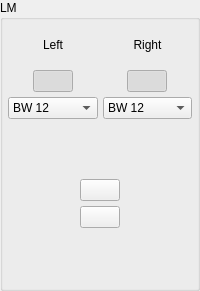
        <widget class="QGroupBox" name="groupBox_LM">
         <property name="title">
          <string>LM</string>
         </property>
         <layout class="QGridLayout" name="gridLayout_7">
          <property name="leftMargin">
           <number>5</number>
          </property>
          <property name="topMargin">
           <number>5</number>
          </property>
          <property name="rightMargin">
           <number>5</number>
          </property>
          <property name="bottomMargin">
           <number>5</number>
          </property>
          <property name="spacing">
           <number>5</number>
          </property>
          <item row="0" column="0">
           <layout class="QGridLayout" name="gridLayout_8">
            <item row="0" column="0">
             <widget class="QLabel" name="label_18">
              <property name="minimumSize">
               <size>
                <width>0</width>
                <height>40</height>
               </size>
              </property>
              <property name="maximumSize">
               <size>
                <width>16777215</width>
                <height>40</height>
               </size>
              </property>
              <property name="text">
               <string>Left</string>
              </property>
              <property name="alignment">
               <set>Qt::AlignCenter</set>
              </property>
             </widget>
            </item>
            <item row="0" column="1">
             <widget class="QLabel" name="label_19">
              <property name="minimumSize">
               <size>
                <width>0</width>
                <height>40</height>
               </size>
              </property>
              <property name="maximumSize">
               <size>
                <width>16777215</width>
                <height>40</height>
               </size>
              </property>
              <property name="text">
               <string>Right</string>
              </property>
              <property name="alignment">
               <set>Qt::AlignCenter</set>
              </property>
             </widget>
            </item>
            <item row="1" column="0" alignment="Qt::AlignHCenter">
             <widget class="QPushButton" name="pb_Filter_LSetSync_LM">
              <property name="minimumSize">
               <size>
                <width>0</width>
                <height>0</height>
               </size>
              </property>
              <property name="focusPolicy">
               <enum>Qt::NoFocus</enum>
              </property>
              <property name="text">
               <string/>
              </property>
              <property name="checkable">
               <bool>true</bool>
              </property>
              <property name="checked">
               <bool>true</bool>
              </property>
             </widget>
            </item>
            <item row="1" column="1" alignment="Qt::AlignHCenter">
             <widget class="QPushButton" name="pb_Filter_RSetSync_LM">
              <property name="minimumSize">
               <size>
                <width>0</width>
                <height>0</height>
               </size>
              </property>
              <property name="focusPolicy">
               <enum>Qt::NoFocus</enum>
              </property>
              <property name="text">
               <string/>
              </property>
              <property name="checkable">
               <bool>true</bool>
              </property>
              <property name="checked">
               <bool>true</bool>
              </property>
             </widget>
            </item>
            <item row="2" column="0">
             <widget class="QComboBox" name="cb_Filter_L_LM">
              <property name="focusPolicy">
               <enum>Qt::NoFocus</enum>
              </property>
              <property name="currentIndex">
               <number>5</number>
              </property>
              <property name="maxVisibleItems">
               <number>30</number>
              </property>
              <item>
               <property name="text">
                <string>L-R 12</string>
               </property>
              </item>
              <item>
               <property name="text">
                <string>L-R 24</string>
               </property>
              </item>
              <item>
               <property name="text">
                <string>L-R 36</string>
               </property>
              </item>
              <item>
               <property name="text">
                <string>L-R 48</string>
               </property>
              </item>
              <item>
               <property name="text">
                <string>BW 6</string>
               </property>
              </item>
              <item>
               <property name="text">
                <string>BW 12</string>
               </property>
              </item>
              <item>
               <property name="text">
                <string>BW 18</string>
               </property>
              </item>
              <item>
               <property name="text">
                <string>BW 24</string>
               </property>
              </item>
              <item>
               <property name="text">
                <string>BW 30</string>
               </property>
              </item>
              <item>
               <property name="text">
                <string>BW 36</string>
               </property>
              </item>
              <item>
               <property name="text">
                <string>BW 42</string>
               </property>
              </item>
              <item>
               <property name="text">
                <string>BW 48</string>
               </property>
              </item>
             </widget>
            </item>
            <item row="2" column="1">
             <widget class="QComboBox" name="cb_Filter_R_LM">
              <property name="focusPolicy">
               <enum>Qt::NoFocus</enum>
              </property>
              <property name="currentIndex">
               <number>5</number>
              </property>
              <property name="maxVisibleItems">
               <number>30</number>
              </property>
              <item>
               <property name="text">
                <string>L-R 12</string>
               </property>
              </item>
              <item>
               <property name="text">
                <string>L-R 24</string>
               </property>
              </item>
              <item>
               <property name="text">
                <string>L-R 36</string>
               </property>
              </item>
              <item>
               <property name="text">
                <string>L-R 48</string>
               </property>
              </item>
              <item>
               <property name="text">
                <string>BW 6</string>
               </property>
              </item>
              <item>
               <property name="text">
                <string>BW 12</string>
               </property>
              </item>
              <item>
               <property name="text">
                <string>BW 18</string>
               </property>
              </item>
              <item>
               <property name="text">
                <string>BW 24</string>
               </property>
              </item>
              <item>
               <property name="text">
                <string>BW 30</string>
               </property>
              </item>
              <item>
               <property name="text">
                <string>BW 36</string>
               </property>
              </item>
              <item>
               <property name="text">
                <string>BW 42</string>
               </property>
              </item>
              <item>
               <property name="text">
                <string>BW 48</string>
               </property>
              </item>
             </widget>
            </item>
            <item row="3" column="0" alignment="Qt::AlignHCenter">
             <widget class="ConfigGainWidget" name="dsb_Filter_L_Freq_LM" native="true">
              <property name="minimumSize">
               <size>
                <width>50</width>
                <height>50</height>
               </size>
              </property>
              <property name="maximumSize">
               <size>
                <width>50</width>
                <height>50</height>
               </size>
              </property>
             </widget>
            </item>
            <item row="3" column="1" alignment="Qt::AlignHCenter">
             <widget class="ConfigGainWidget" name="dsb_Filter_R_Freq_LM" native="true">
              <property name="minimumSize">
               <size>
                <width>50</width>
                <height>50</height>
               </size>
              </property>
              <property name="maximumSize">
               <size>
                <width>50</width>
                <height>50</height>
               </size>
              </property>
             </widget>
            </item>
            <item row="4" column="0" colspan="2">
             <layout class="QHBoxLayout" name="horizontalLayout_3">
              <property name="spacing">
               <number>0</number>
              </property>
              <item alignment="Qt::AlignHCenter">
               <widget class="QPushButton" name="pb_Output_Invert_LM">
                <property name="minimumSize">
                 <size>
                  <width>0</width>
                  <height>0</height>
                 </size>
                </property>
                <property name="maximumSize">
                 <size>
                  <width>16777215</width>
                  <height>16777215</height>
                 </size>
                </property>
                <property name="focusPolicy">
                 <enum>Qt::NoFocus</enum>
                </property>
                <property name="styleSheet">
                 <string notr="true"/>
                </property>
                <property name="text">
                 <string/>
                </property>
                <property name="checkable">
                 <bool>true</bool>
                </property>
                <property name="checked">
                 <bool>false</bool>
                </property>
               </widget>
              </item>
             </layout>
            </item>
            <item row="5" column="0" colspan="2">
             <layout class="QHBoxLayout" name="horizontalLayout_4">
              <property name="spacing">
               <number>0</number>
              </property>
              <item alignment="Qt::AlignHCenter">
               <widget class="QPushButton" name="pb_Output_Mute_LM">
                <property name="minimumSize">
                 <size>
                  <width>0</width>
                  <height>0</height>
                 </size>
                </property>
                <property name="maximumSize">
                 <size>
                  <width>16777215</width>
                  <height>16777215</height>
                 </size>
                </property>
                <property name="focusPolicy">
                 <enum>Qt::NoFocus</enum>
                </property>
                <property name="styleSheet">
                 <string notr="true"/>
                </property>
                <property name="text">
                 <string/>
                </property>
                <property name="checkable">
                 <bool>true</bool>
                </property>
                <property name="checked">
                 <bool>false</bool>
                </property>
               </widget>
              </item>
             </layout>
            </item>
            <item row="6" column="0" colspan="2" alignment="Qt::AlignHCenter">
             <widget class="ConfigGainWidget" name="dsb_Output_Level_LM" native="true">
              <property name="minimumSize">
               <size>
                <width>50</width>
                <height>50</height>
               </size>
              </property>
              <property name="maximumSize">
               <size>
                <width>50</width>
                <height>50</height>
               </size>
              </property>
             </widget>
            </item>
           </layout>
          </item>
         </layout>
        </widget>
